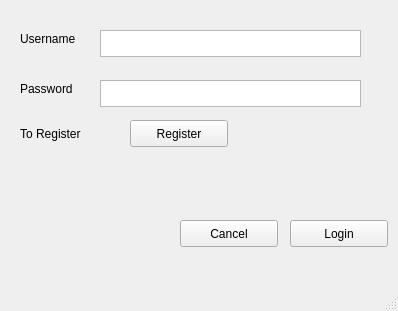
<?xml version="1.0" encoding="UTF-8"?>
<ui version="4.0">
 <class>MainWindow</class>
 <widget class="QMainWindow" name="MainWindow">
  <property name="geometry">
   <rect>
    <x>0</x>
    <y>0</y>
    <width>398</width>
    <height>311</height>
   </rect>
  </property>
  <property name="windowTitle">
   <string>MainWindow</string>
  </property>
  <widget class="QWidget" name="centralwidget">
   <widget class="QPushButton" name="registerButton">
    <property name="geometry">
     <rect>
      <x>130</x>
      <y>120</y>
      <width>98</width>
      <height>27</height>
     </rect>
    </property>
    <property name="text">
     <string>Register</string>
    </property>
   </widget>
   <widget class="QLabel" name="registerLabel">
    <property name="geometry">
     <rect>
      <x>20</x>
      <y>125</y>
      <width>81</width>
      <height>17</height>
     </rect>
    </property>
    <property name="text">
     <string>To Register </string>
    </property>
   </widget>
   <widget class="QLabel" name="usernameLabel">
    <property name="geometry">
     <rect>
      <x>20</x>
      <y>30</y>
      <width>66</width>
      <height>17</height>
     </rect>
    </property>
    <property name="text">
     <string>Username</string>
    </property>
   </widget>
   <widget class="QLabel" name="passwordLabel">
    <property name="geometry">
     <rect>
      <x>20</x>
      <y>80</y>
      <width>66</width>
      <height>17</height>
     </rect>
    </property>
    <property name="text">
     <string>Password</string>
    </property>
   </widget>
   <widget class="QTextEdit" name="password">
    <property name="geometry">
     <rect>
      <x>100</x>
      <y>80</y>
      <width>261</width>
      <height>27</height>
     </rect>
    </property>
    <property name="tabChangesFocus">
     <bool>true</bool>
    </property>
   </widget>
   <widget class="QTextEdit" name="username">
    <property name="geometry">
     <rect>
      <x>100</x>
      <y>30</y>
      <width>261</width>
      <height>27</height>
     </rect>
    </property>
    <property name="tabChangesFocus">
     <bool>true</bool>
    </property>
   </widget>
   <widget class="QPushButton" name="loginButton">
    <property name="geometry">
     <rect>
      <x>290</x>
      <y>220</y>
      <width>98</width>
      <height>27</height>
     </rect>
    </property>
    <property name="text">
     <string>Login</string>
    </property>
   </widget>
   <widget class="QPushButton" name="cancelButton">
    <property name="geometry">
     <rect>
      <x>180</x>
      <y>220</y>
      <width>98</width>
      <height>27</height>
     </rect>
    </property>
    <property name="text">
     <string>Cancel</string>
    </property>
   </widget>
  </widget>
  <widget class="QMenuBar" name="menubar">
   <property name="geometry">
    <rect>
     <x>0</x>
     <y>0</y>
     <width>398</width>
     <height>25</height>
    </rect>
   </property>
  </widget>
  <widget class="QStatusBar" name="statusbar"/>
 </widget>
 <resources/>
 <connections/>
</ui>
